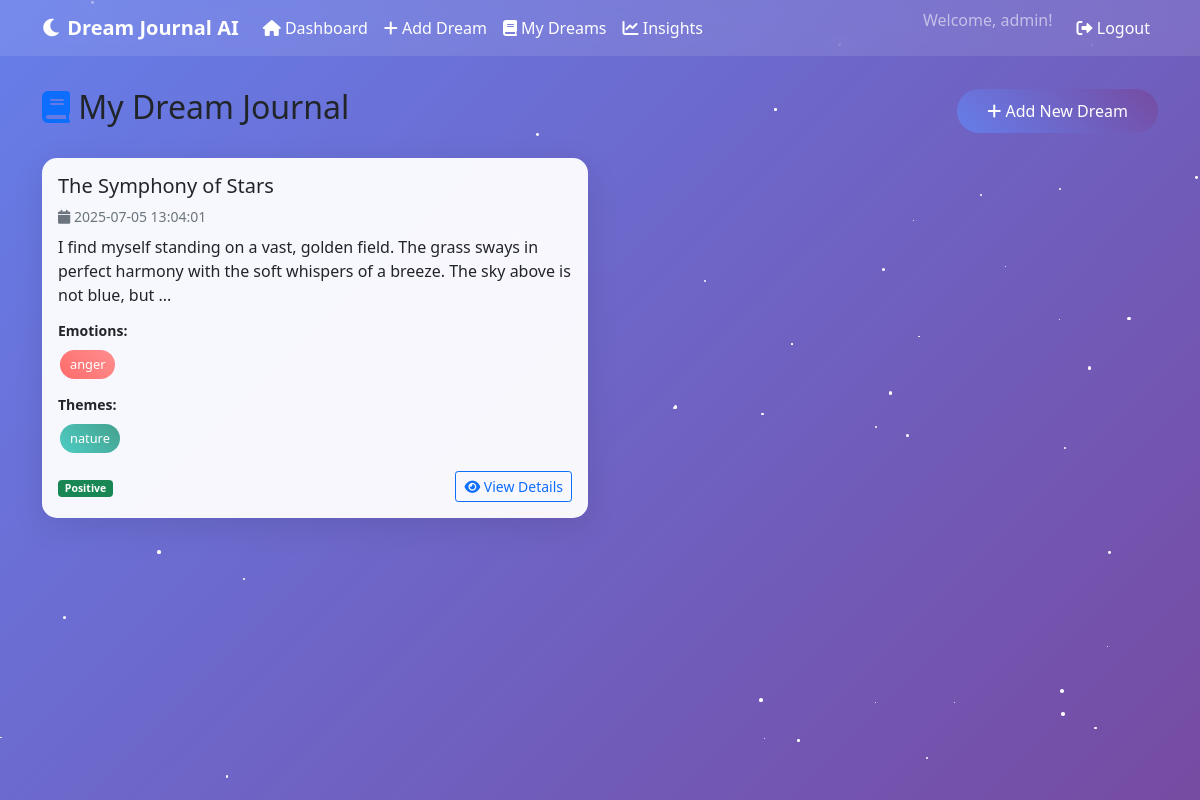
The page /dreams (signed in) on the database its author committed.
### tables this page shows
CREATE TABLE dreams (
            id INTEGER PRIMARY KEY AUTOINCREMENT,
            user_id INTEGER NOT NULL,
            title TEXT NOT NULL,
            content TEXT NOT NULL,
            date_recorded TIMESTAMP DEFAULT CURRENT_TIMESTAMP,
            emotions TEXT,
            themes TEXT,
            analysis TEXT,
            FOREIGN KEY (user_id) REFERENCES users (id)
        );

### app.py (the view)
@app.route('/dreams')
def view_dreams():
    if 'user_id' not in session:
        return redirect('/login')
    conn = sqlite3.connect('dream_journal.db')
    cursor = conn.cursor()
    cursor.execute('''
        SELECT id, title, content, date_recorded, emotions, themes, analysis
        FROM dreams WHERE user_id = ? ORDER BY date_recorded DESC
    ''', (session['user_id'],))
    dreams = cursor.fetchall()
    conn.close()
    dreams_data = []
    for dream in dreams:
        dreams_data.append({
            'id': dream[0],
            'title': dream[1],
            'content': dream[2],
            'date_recorded': dream[3],
            'emotions': json.loads(dream[4]) if dream[4] else [],
            'themes': json.loads(dream[5]) if dream[5] else [],
            'analysis': json.loads(dream[6]) if dream[6] else {}
        })
    return render_template('dreams.html', dreams=dreams_data)

### templates/dreams.html (shortened to what this page needs)
{% extends "base.html" %}
{% block content %}
<div class="row">
    <div class="col-md-12">
        <div class="d-flex justify-content-between align-items-center mb-4">
            <h2>
                <i class="fas fa-book text-primary"></i>
                My Dream Journal
            </h2>
            <a href="/add_dream" class="btn btn-primary">
                <i class="fas fa-plus"></i> Add New Dream
            </a>
        </div>
        {% if dreams %}
        <div class="row">
            {% for dream in dreams %}
            <div class="col-md-6 mb-4">
                <div class="card dream-card">
                    <div class="card-body">
                        <h5 class="card-title">{{ dream.title }}</h5>
                        <p class="text-muted small mb-2">
                            <i class="fas fa-calendar"></i> {{ dream.date_recorded }}
                        </p>
                        <p class="card-text">
                            {{ dream.content[:150] }}{% if dream.content|length > 150 %}...{% endif %}
                        </p>
                        <div class="mb-3">
                            <h6 class="small fw-bold">Emotions:</h6>
                            {% for emotion, count in dream.emotions.items() %}
                            <span class="emotion-tag">{{ emotion }}</span>
                            {% endfor %}
                        </div>
                        <div class="mb-3">
                            <h6 class="small fw-bold">Themes:</h6>
                            {% for theme, count in dream.themes.items() %}
                            <span class="theme-tag">{{ theme }}</span>
                            {% endfor %}
                        </div>
                        <div class="d-flex justify-content-between align-items-center">
                            <small class="text-muted">
                                {% if dream.analysis.sentiment %}
                                {% set sentiment = dream.analysis.sentiment.compound %}
                                {% if sentiment > 0.05 %}
                                <span class="badge bg-success">Positive</span>
                                {% elif sentiment < -0.05 %}
                                <span class="badge bg-danger">Negative</span>
                                {% else %}
                                <span class="badge bg-secondary">Neutral</span>
                                {% endif %}
                                {% endif %}
                            </small>
                            <button class="btn btn-sm btn-outline-primary" onclick="viewDream({{ dream.id }})">
                                <i class="fas fa-eye"></i> View Details
                            </button>
                        </div>
                    </div>
                </div>
            </div>
            {% endfor %}
        </div>
        {% endif %}
    </div>
</div>
{% endblock %}

### templates/base.html (shortened to what this page needs)
<!DOCTYPE html>
<html lang="en">
<head>
    <link href="https://cdn.jsdelivr.net/npm/bootstrap@5.1.3/dist/css/bootstrap.min.css" rel="stylesheet">
    <link href="https://cdnjs.cloudflare.com/ajax/libs/font-awesome/6.0.0/css/all.min.css" rel="stylesheet">
</head>
<body>
    <div class="stars"></div>
    <nav class="navbar navbar-expand-lg navbar-dark">
        <div class="container">
            <a class="navbar-brand" href="/">
                <i class="fas fa-moon"></i> Dream Journal AI
            </a>
            <div class="collapse navbar-collapse" id="navbarNav">
                <ul class="navbar-nav me-auto">
                    {% if session.user_id %}
                    <li class="nav-item">
                        <a class="nav-link" href="/"><i class="fas fa-home"></i> Dashboard</a>
                    </li>
                    <li class="nav-item">
                        <a class="nav-link" href="/add_dream"><i class="fas fa-plus"></i> Add Dream</a>
                    </li>
                    <li class="nav-item">
                        <a class="nav-link" href="/dreams"><i class="fas fa-book"></i> My Dreams</a>
                    </li>
                    <li class="nav-item">
                        <a class="nav-link" href="/insights"><i class="fas fa-chart-line"></i> Insights</a>
                    </li>
                    {% endif %}
                </ul>
                <ul class="navbar-nav">
                    {% if session.user_id %}
                    <li class="nav-item">
                        <span class="navbar-text me-3">Welcome, {{ session.username }}!</span>
                    </li>
                    <li class="nav-item">
                        <a class="nav-link" href="/logout"><i class="fas fa-sign-out-alt"></i> Logout</a>
                    </li>
                    {% endif %}
                </ul>
            </div>
        </div>
    </nav>
    <div class="container content-container">
        {% block content %}{% endblock %}
    </div>
</body>
</html>

### templates/base.html (style rules this page uses)
body { background: linear-gradient(135deg, #667eea 0%, #764ba2 100%); min-height: 100vh; font-family: 'Segoe UI', Tahoma, Geneva, Verdana, sans-serif; }
.navbar { background: rgba(255, 255, 255, 0.1); backdrop-filter: blur(10px); }
.navbar-brand { font-weight: bold; color: white !important; }
.nav-link { color: white !important; transition: all 0.3s ease; }
.card { background: rgba(255, 255, 255, 0.95); border: none; border-radius: 15px; box-shadow: 0 8px 32px rgba(0, 0, 0, 0.1); backdrop-filter: blur(10px); }
.btn-primary { background: linear-gradient(45deg, #667eea, #764ba2); border: none; border-radius: 25px; padding: 10px 30px; transition: all 0.3s ease; }
.dream-card { transition: all 0.3s ease; margin-bottom: 20px; }
.emotion-tag { background: linear-gradient(45deg, #ff6b6b, #ff8e8e); color: white; padding: 5px 10px; border-radius: 15px; font-size: 0.8em; margin: 2px; display: inline-block; }
.theme-tag { background: linear-gradient(45deg, #4ecdc4, #44a08d); color: white; padding: 5px 10px; border-radius: 15px; font-size: 0.8em; margin: 2px; display: inline-block; }
.stars { position: fixed; top: 0; left: 0; width: 100%; height: 100%; pointer-events: none; z-index: -1; }
.content-container { margin-top: 2rem; margin-bottom: 2rem; }

### rows shown on the page
dreams: title "The Symphony of Stars", date_recorded "2025-07-05 13:04:01", content "I find myself standing on a vast, golden field. The grass sways in perfect harmony with the soft whispers of a breeze. The sky above is not blue, but", emotions "anger", themes "nature"

### other values the page prints
{{ session.username }} "admin"
